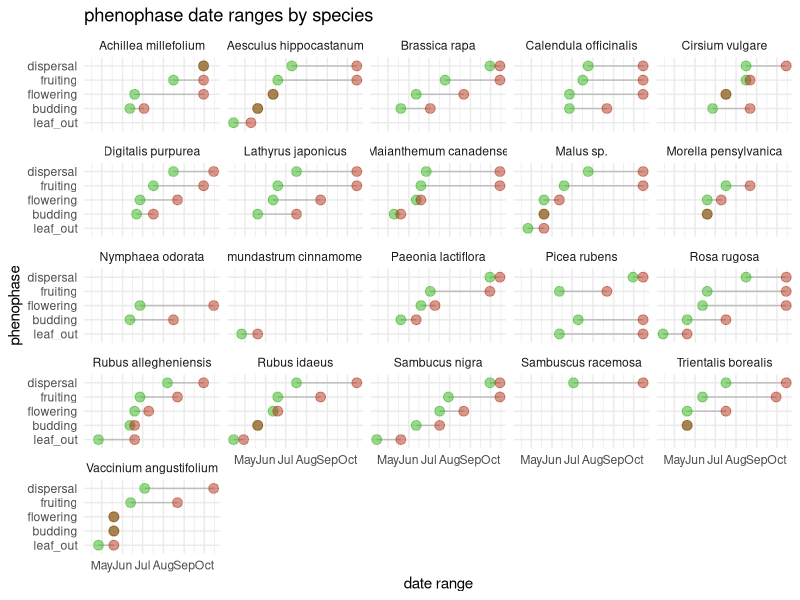
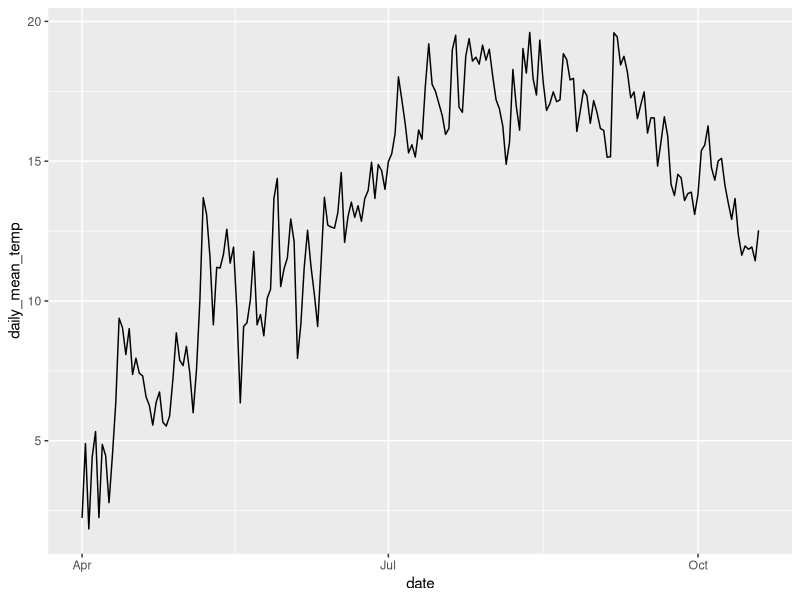
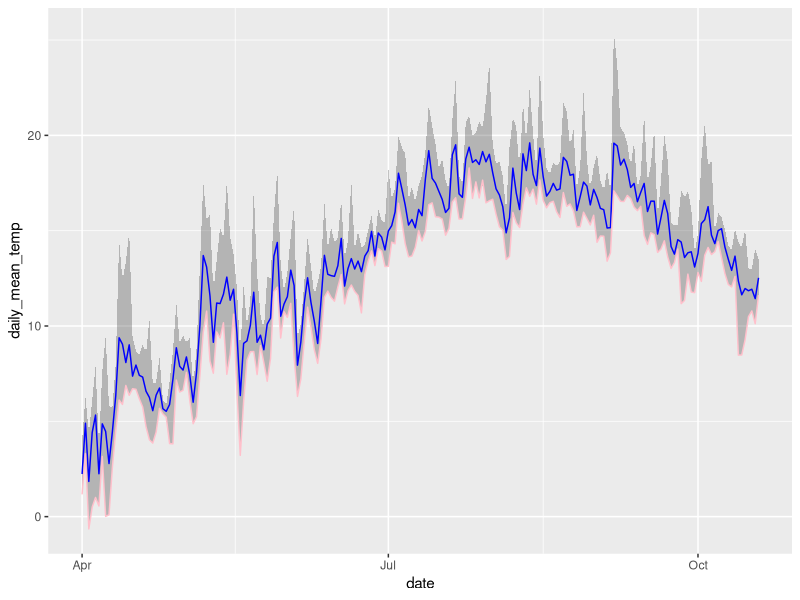

Here is the R script that generated these plots, in order: (Note: this script raises an error after producing the figures.)
## ---- chunk 1
library(tidyverse)
library(broom)
library(readr)
library(dplyr)
library(forcats)
library(lubridate)
## ---- chunk 2
hurricane_plants <- read_csv("../data/hurricane_plants.csv")

hurricane_plants <- read_csv("../data/hurricane_plants.csv", 
    col_types = cols(date = col_date(format = "%m/%d/%Y")))

weather_data <- read_csv("../data/neracoos_buoy_data.csv")
## ---- chunk 3
# arrage variables in logical order
hurricane_plants <- relocate(hurricane_plants, 
       date, 
       life_form, 
       species, 
       initial_emergence,
       breaking_leaf_buds_count,
       leaf_presence,
       percent_unfolded_leaves,
       unfolded_leaves_count,
       percent_full_size_leaf,
       percent_leaves_colorful,
       fallen_leaf_presence,
       breaking_needle_bud_count,
       young_needle_count,
       percent_stalk_growth,
       percent_fiddlehead_unrolled,
       buds_and_flowers_count,
       percent_open_flowers,
       pollen_amount,
       pollen_cone_count,
       percent_open_pollen_cones,
       fruit_count,
       unripe_seed_cone_count, 
       percent_ripe_fruits,
       ripe_seed_cone_count,
       dropped_fruit_count,
       notes
       )

# remove empty rows, where life_form is NA 
hurricane_plants <- hurricane_plants %>% 
  filter(!is.na(life_form))
## ---- chunk 4
# new variable of a string of numbers for observed phases
# 1 = leafing out
# 2 = budding
# 3 = flowering
# 4 = fruiting
# 5 = ripe fruits/seeds
# 6 = seed dispersal
# hurricane_plants <- hurricane_plants %>%
#   mutate(phenophase = case_when(
#     initial_emergence == T        ~ "1",
#     buds_and_flowers_count > 0    ~ "2",
#     pollen_cone_count > 0         ~ "2",
#     percent_open_flowers > 0      ~ "3",
#     pollen_amount != "none"       ~ "3",
#     fruit_count > 0               ~ "4"))

# first emergence column creation
hurricane_plants_join <- hurricane_plants %>%
  # mutate(date = as.Date(date)) %>%
  group_by(species, initial_emergence) %>% 
  filter(date == min(date)) %>% 
  slice(1) %>% # takes the first occurrence if there is a tie
  ungroup() %>%
  filter(initial_emergence == "TRUE") %>%
  dplyr::select(date, species, first_emergence=initial_emergence)

hurricane_plants <- hurricane_plants %>%
  full_join(hurricane_plants_join, join_by(date, species))
## ---- chunk 5
# create leafing out phenophase
hurricane_plants <- hurricane_plants %>%
  mutate(leaf_out = case_when(
    breaking_leaf_buds_count > 0 & percent_unfolded_leaves < 1 ~ T,
    breaking_needle_bud_count > 0 ~ T,
    percent_stalk_growth > 0 & percent_stalk_growth < 1 ~ T,
    .default = F
  ))
  
# create budding phenophase
hurricane_plants <- hurricane_plants %>%
  mutate(budding = case_when(
    buds_and_flowers_count > 0 & percent_open_flowers < 1 ~ T,
    pollen_cone_count > 0 ~ T,
    .default = F
  ))

# create flowering phenophase
hurricane_plants <- hurricane_plants %>%
  mutate(flowering = case_when(
    percent_open_flowers > 0 & buds_and_flowers_count > 0 ~ T,
    pollen_amount != "none" ~ T,
    .default = F
  ))

# create fruiting phenophase
hurricane_plants <- hurricane_plants %>%
  mutate(fruiting = case_when(
    fruit_count > 0 ~ T,
    unripe_seed_cone_count > 0 ~ T,
    .default = F
  ))

# create dispersal phenophase
hurricane_plants <- hurricane_plants %>%
  mutate(dispersal = case_when(
    percent_ripe_fruits > 0 ~ T,
    ripe_seed_cone_count > 1 ~ T,
    dropped_fruit_count > 0 ~ T,
    .default = F
  ))
## ---- chunk 6
# join first emergence to phenophase dataframe
# hurricane_plants <- hurricane_plants %>%
#   full_join(hurricane_plants_join, join_by(species))

# pivot longer
hurricane_plants_long <- hurricane_plants %>%
  pivot_longer(
    cols = c(leaf_out : dispersal), 
    names_to = "phenophase"
  ) %>%
  filter(value == "TRUE") %>%
  group_by(species, phenophase) %>%
  summarize(start_date = min(date), 
            end_date = max(date))

# plot
as.data.frame(hurricane_plants_long) %>%
  #fct_relevel(f) 
  # mutate(phenophase = as.character(phenophase)) %>%
  # fct_relevel(phenophase, c("leaf_out", "budding", "flowering", "fruiting", "dispersal")) %>%
ggplot() +
  geom_segment( aes(x=(fct_relevel(phenophase, c("leaf_out", "budding", "flowering", "fruiting", "dispersal"))), xend=(fct_relevel(phenophase, c("leaf_out", "budding", "flowering", "fruiting", "dispersal"))), y=start_date, yend=end_date), color="grey") +
  geom_point(aes(x=(fct_relevel(phenophase, c("leaf_out", "budding", "flowering", "fruiting", "dispersal"))), y=start_date), color=rgb(0.2,0.7,0.1,0.5), size=3 ) +
  geom_point(aes(x=(fct_relevel(phenophase, c("leaf_out", "budding", "flowering", "fruiting", "dispersal"))), y=end_date), color=rgb(0.7,0.2,0.1,0.5), size=3 ) +
  coord_flip()+
  facet_wrap(~ species) +
  theme_minimal() +
  theme(
    legend.position = "none",
  ) +
  labs(x = "phenophase",
       y = "date range",
       title = "phenophase date ranges by species")
## ---- chunk 7
# lubridate weather entries, calculate useful daily temperatures
weather_data <- weather_data %>%
  mutate(time = ymd_hms(time),
         month = month(time),
         day = day(time),
         date = as_date(round_date(time, unit = "day"))) %>%
  mutate(air_temperature = as.numeric(air_temperature)) %>%
  group_by(date) %>%
  summarize(daily_mean_temp = mean(air_temperature, na.rm = TRUE),
            daily_min_temp = min(air_temperature, na.rm = TRUE),
            daily_max_temp = max(air_temperature, na.rm = TRUE),
            daily_sd_temp = sd(air_temperature, na.rm = TRUE))

# glimpse weather data
glimpse(weather_data)
## ---- chunk 8
# set species minimums for temperatures and calculate total days above "frosts"
weather_data %>%
  group_by(date) %>%
  mutate(yarrow_temp_above = case_when(daily_mean_temp > 5 ~ 1, 
                                       TRUE ~ 0),
         apple_temp_above = case_when(daily_mean_temp > 12 ~ 1, 
                                       TRUE ~ 0)) %>% #find relevant temperatures, name by species, and join to hurricane_plants by this variable (dates after critical period)
  pivot_longer(cols = c(yarrow_temp_above, apple_temp_above), names_to = "species_germ", values_to = "germination_possible") %>%
  filter(germination_possible == 1) %>% #earliest non-frost or favourable germination date
  group_by(species_germ) %>%
  slice_min(date, n = 1)
## ---- chunk 9
# line plot daily mean temperature
ggplot(weather_data, aes(x=date, y=daily_mean_temp)) +
  geom_line() 
## ---- chunk 10
# plot ribbon of daily temperature readings
weather_data %>%
  ggplot(aes(x = date)) +
    geom_ribbon(aes(y = daily_mean_temp, ymin = daily_min_temp, ymax = daily_max_temp), alpha = 0.3) +
    geom_line(aes(y = daily_mean_temp), color = "blue") +
    geom_line(aes(y = daily_min_temp), color = "pink") 
## ---- chunk 11
hurricane_climate <- read_file("../data/hurricane_climate.sdb")
